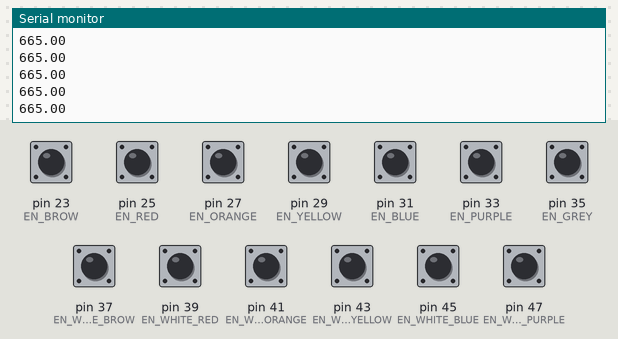
Recording of a sketch running on a simulated Arduino Mega 2560, built with avr-gcc and run on an emulated ATmega2560. Shown: the last lines printed to the serial monitor. The test bench sets the inputs (shaded band); at power-on: pin 23 (EN_BROW), pin 25 (EN_RED), pin 27 (EN_ORANGE), pin 29 (EN_YELLOW), pin 31 (EN_BLUE), pin 33 (EN_PURPLE), pin 35 (EN_GREY), pin 37 (EN_WHITE_BROW), pin 39 (EN_WHITE_RED), pin 41 (EN_WHITE_ORANGE), pin 43 (EN_WHITE_YELLOW), pin 45 (EN_WHITE_BLUE), pin 47 (EN_WHITE_PURPLE) HIGH.

Above: at 1.2 s.
1.3 s: pin 23 (EN_BROW) pulled LOW for 0.15 s
At 1.31 s:
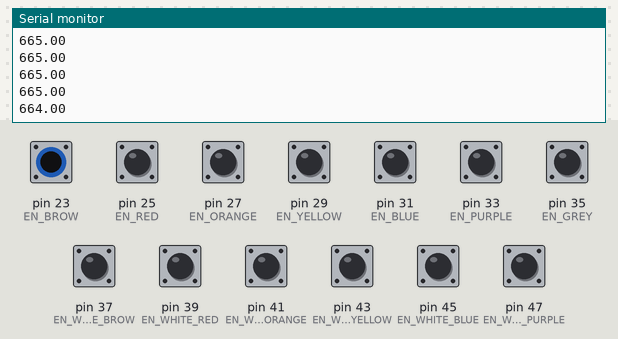
2.9 s: pin 25 (EN_RED) pulled LOW for 0.15 s
At 2.92 s:
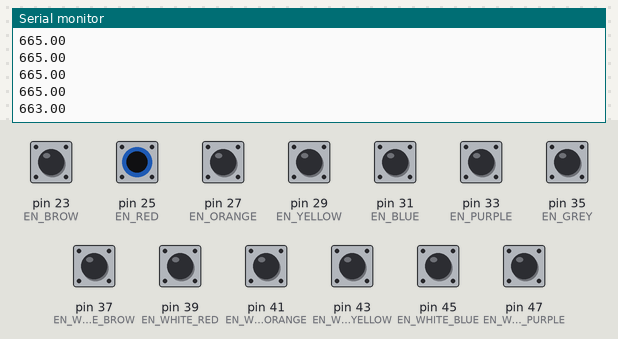
4.5 s: pin 27 (EN_ORANGE) pulled LOW for 0.15 s
At 4.53 s:
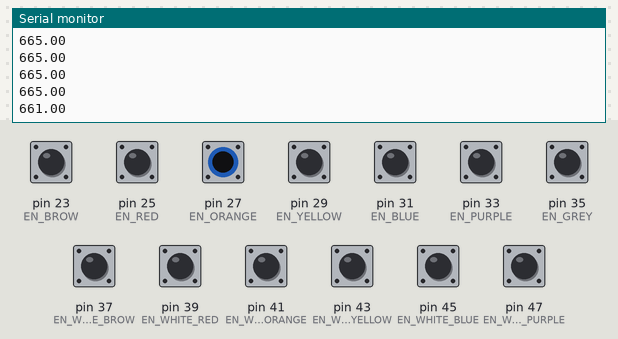
6.1 s: pin 29 (EN_YELLOW) pulled LOW for 0.15 s
At 6.14 s:
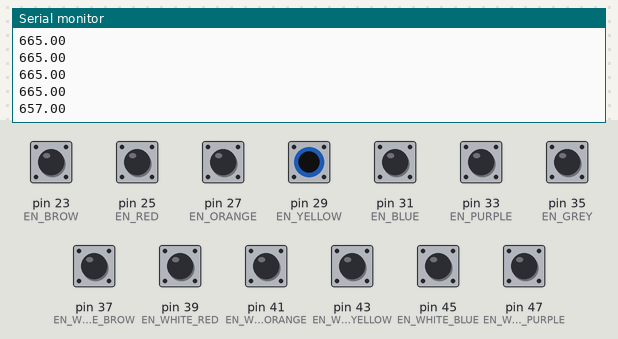
7.7 s: pin 31 (EN_BLUE) pulled LOW for 0.15 s
At 7.75 s:
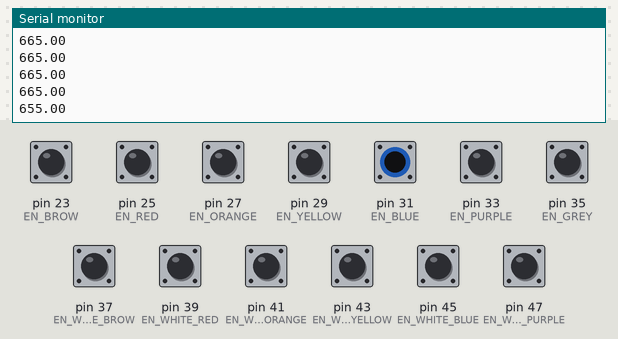
9.3 s: pin 33 (EN_PURPLE) pulled LOW for 0.15 s
At 9.36 s:
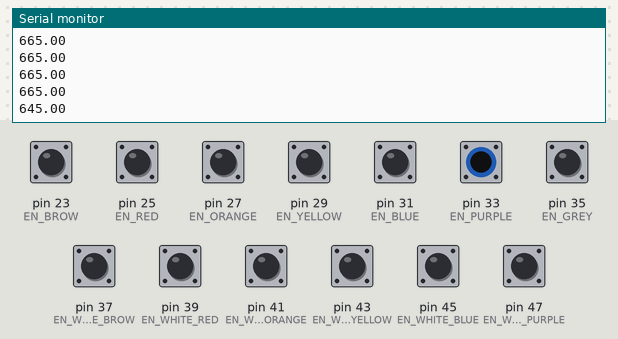
Timing chart, 0 to 11.9 s (numbered marks = the images above; inputs shaded):
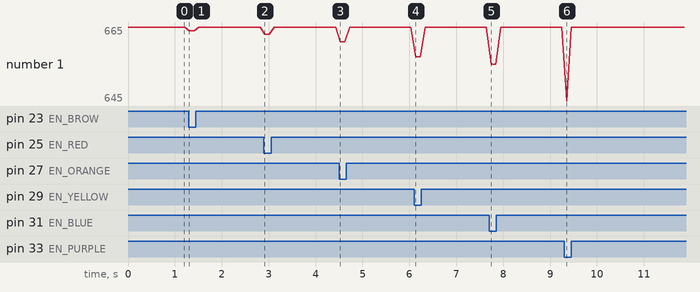

Measured:
- after the input at 1.3 s, the serial monitor: prints a new line at once (image 1)
- after the input at 2.9 s, the serial monitor: prints a new line at once (image 2)
- after the input at 4.5 s, the serial monitor: prints a new line at once (image 3)
- after the input at 6.1 s, the serial monitor: prints a new line at once (image 4)
- after the input at 7.7 s, the serial monitor: prints a new line at once (image 5)
- after the input at 9.3 s, the serial monitor: prints a new line after 0.05 s (image 6)

The sketch:

ENCODER_TEST.ino
```cpp
#include <PID_v1.h>
#define EN_BROW           23
#define EN_RED            25
#define EN_ORANGE         27
#define EN_YELLOW         29
#define EN_BLUE           31
#define EN_PURPLE         33
#define EN_GREY           35
#define EN_WHITE_BROW     37
#define EN_WHITE_RED      39
#define EN_WHITE_ORANGE   41
#define EN_WHITE_YELLOW   43
#define EN_WHITE_BLUE     45
#define EN_WHITE_PURPLE   47

double Setpoint, Feedback, Output, Kp = 5, Ki = 0, Kd = 0;
int EN0 = 0, EN1 = 0, EN2 = 0, EN3 = 0, EN4 = 0, EN5 = 0, EN6 = 0, EN7 = 0, EN8 = 0, EN9 = 0, EN10 = 0, EN11 = 0, EN12 = 0;
PID myPID(&Feedback, &Output, &Setpoint, Kp, Ki, Kd, DIRECT);
int SUM;
void setup() {

  Serial.begin(115200);

  myPID.SetMode(AUTOMATIC);
  myPID.SetSampleTime(1);
  myPID.SetOutputLimits(-150, 150);

  pinMode(EN_BROW, INPUT_PULLUP);
  pinMode(EN_RED, INPUT_PULLUP);
  pinMode(EN_ORANGE, INPUT_PULLUP);
  pinMode(EN_YELLOW, INPUT_PULLUP);
  pinMode(EN_BLUE, INPUT_PULLUP);
  pinMode(EN_PURPLE, INPUT_PULLUP);
  pinMode(EN_GREY, INPUT_PULLUP);
  pinMode(EN_WHITE_BROW, INPUT_PULLUP);
  pinMode(EN_WHITE_RED, INPUT_PULLUP);
  pinMode(EN_WHITE_ORANGE, INPUT_PULLUP);
  pinMode(EN_WHITE_YELLOW, INPUT_PULLUP);
  pinMode(EN_WHITE_BLUE, INPUT_PULLUP);
  pinMode(EN_WHITE_PURPLE, INPUT_PULLUP);

}

void loop() {

  EN0 = digitalRead(EN_BROW)           * 1;
  EN1 = digitalRead(EN_RED)            * 2;
  EN2 = digitalRead(EN_ORANGE)         * 4;
  EN3 = digitalRead(EN_YELLOW)         * 8;
  EN4 = digitalRead(EN_BLUE)           * 10;
  EN5 = digitalRead(EN_PURPLE)         * 20;
  EN6 = digitalRead(EN_GREY)           * 40;
  EN7 = digitalRead(EN_WHITE_BROW)     * 80;
  EN8 = digitalRead(EN_WHITE_RED)      * 100;
  EN9 = digitalRead(EN_WHITE_ORANGE)   * 200;
  EN10 = digitalRead(EN_WHITE_YELLOW)  * 400;
  EN11 = digitalRead(EN_WHITE_BLUE)    * 800;
  EN12 = digitalRead(EN_WHITE_PURPLE)  * 1000;
  //
  //  Serial.println(EN0);
  //  Serial.println(EN1);
  //  Serial.println(EN2);
  //  Serial.println(EN3);
  //  Serial.println(EN4);
  //  Serial.println(EN5);
  //  Serial.println(EN6);
  //  Serial.println(EN7);
  //  Serial.println(EN8);
  //  Serial.println(EN9);
  //  Serial.println(EN10);
  //  Serial.println(EN11);
  //  Serial.println(EN12);
  //  delay(100);

  SUM = EN0 + EN1 + EN2 + EN3 + EN4 + EN5 + EN6 + EN7 + EN8 + EN9 + EN10 + EN11 + EN12;
  //  Serial.println(SUM);
  //  int ss = SUM % 1000;
  Feedback = SUM % 1000;
  //  Serial.println(ss);
  double error = Setpoint - Feedback;
  //  myPID.Compute();
  //  Serial.println(Output);
  Serial.println(Feedback);
  //  Serial.println(error);
  delay(100);

}
```
